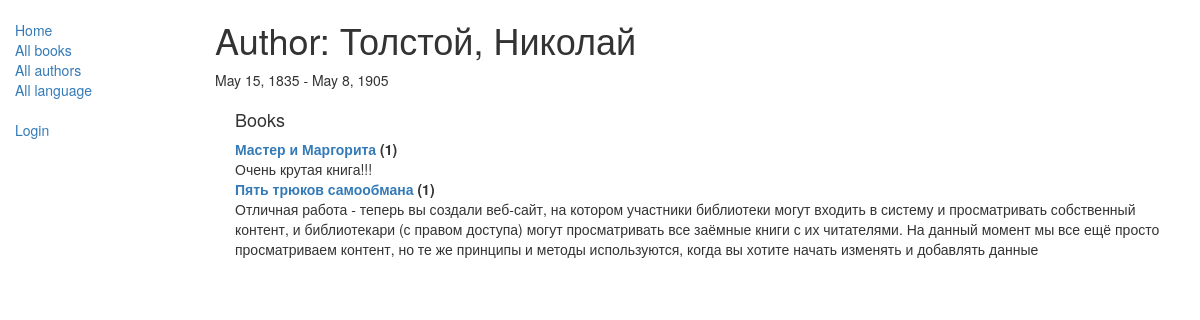
The page /catalog/author/2 on the database as committed earlier.
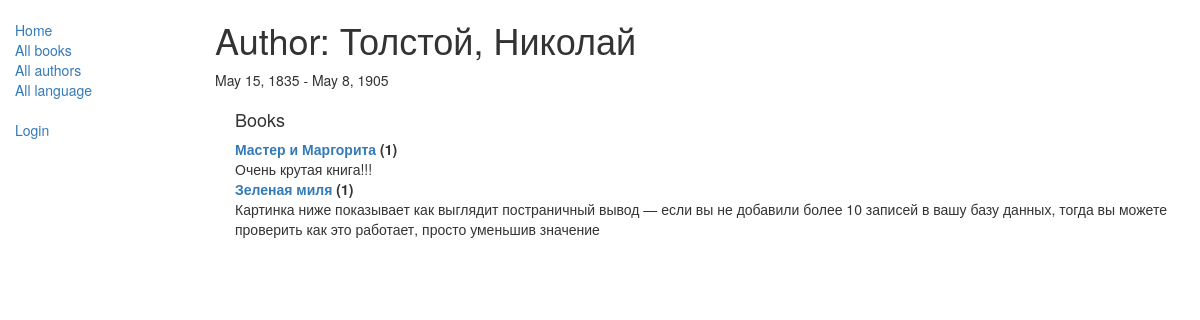
The same page on the database as committed later.
### catalog/models.py (models this page shows, shortened)
class Book(models.Model):
    title = models.CharField(max_length=200)
    author = models.ForeignKey('Author', on_delete=models.SET_NULL, null=True)
    summary = models.TextField(max_length=1000, help_text="Enter a brief description of the book")
    isbn = models.CharField('ISBN',max_length=13, help_text='13 Character <a href="https://www.isbn-international.org/content/what-isbn">ISBN number</a>')
    genre = models.ManyToManyField(Genre, help_text="Select a genre for this book")
    language = models.ForeignKey('Language', on_delete=models.SET_NULL, null=True)
    def __str__(self):
        return self.title
    def display_genre(self):
        """
        Creates a string for the Genre. This is required to display genre in Admin.
        """
        return ', '.join([genre.name for genre in self.genre.all()[:3]])
    display_genre.short_description = 'Genre'

### catalog/views.py (the view)
# urls.py: path('author/<int:pk>',views.AuthorDetailView.as_view(), name='author-detail'),
class AuthorDetailView(generic.DetailView):
    model = Author

### catalog/models.py (called while the page is built)
    def __str__(self):
        return '%s, %s' % (self.last_name, self.first_name)

### catalog/templates/catalog/author_detail.html
{% extends "base_generic.html" %}
{% block content %}
<h1>Author: {{ author }} </h1>
<p>{{author.date_of_birth}} - {% if author.date_of_death %}{{author.date_of_death}}{% endif %}</p>
<div style="margin-left:20px;margin-top:20px">
<h4>Books</h4>
<dl>
{% for book in author.book_set.all %}
  <dt><a href="{% url 'book-detail' book.pk %}">{{book}}</a> ({{book.bookinstance_set.all.count}})</dt>
  <dd>{{book.summary}}</dd>
  {% empty %}
  <p>This author has no books.</p>
{% endfor %}
</dl>
</div>
{% endblock %}
{% block sidebar %}
  {{ block.super }}
{% endblock %}

Rows that differ between the two databases and show on the page:
removed Book: title "Пять трюков самообмана", bookinstance_set.all.count "1", summary "Отличная работа - теперь вы создали веб-сайт, на котором участники библиотеки могут входить в систему и просматривать собственный контент, и библиотекари (с правом доступа) могут просматривать все заёмные книги с их читателями. На данный момент мы все ещё просто просматриваем контент, но те же принципы и методы используются, когда вы хотите начать изменять и добавлять данные"
now on this page (row edited): Book: title "Зеленая миля", bookinstance_set.all.count "1", summary "Картинка ниже показывает как выглядит постраничный вывод — если вы не добавили более 10 записей в вашу базу данных, тогда вы можете проверить как это работает, просто уменьшив значение"
